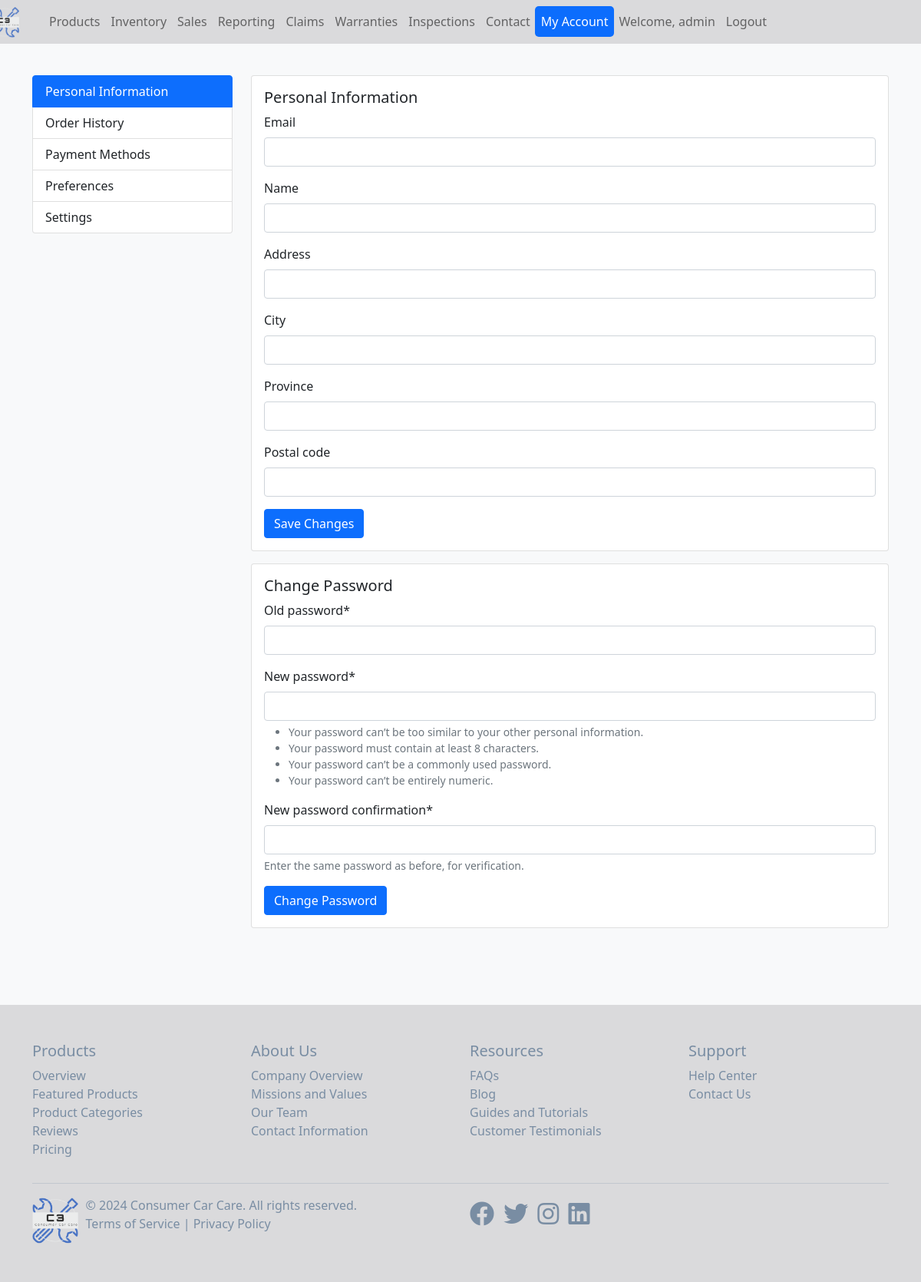
/my-account/ (signed in), run on an earlier commit of the app's database.
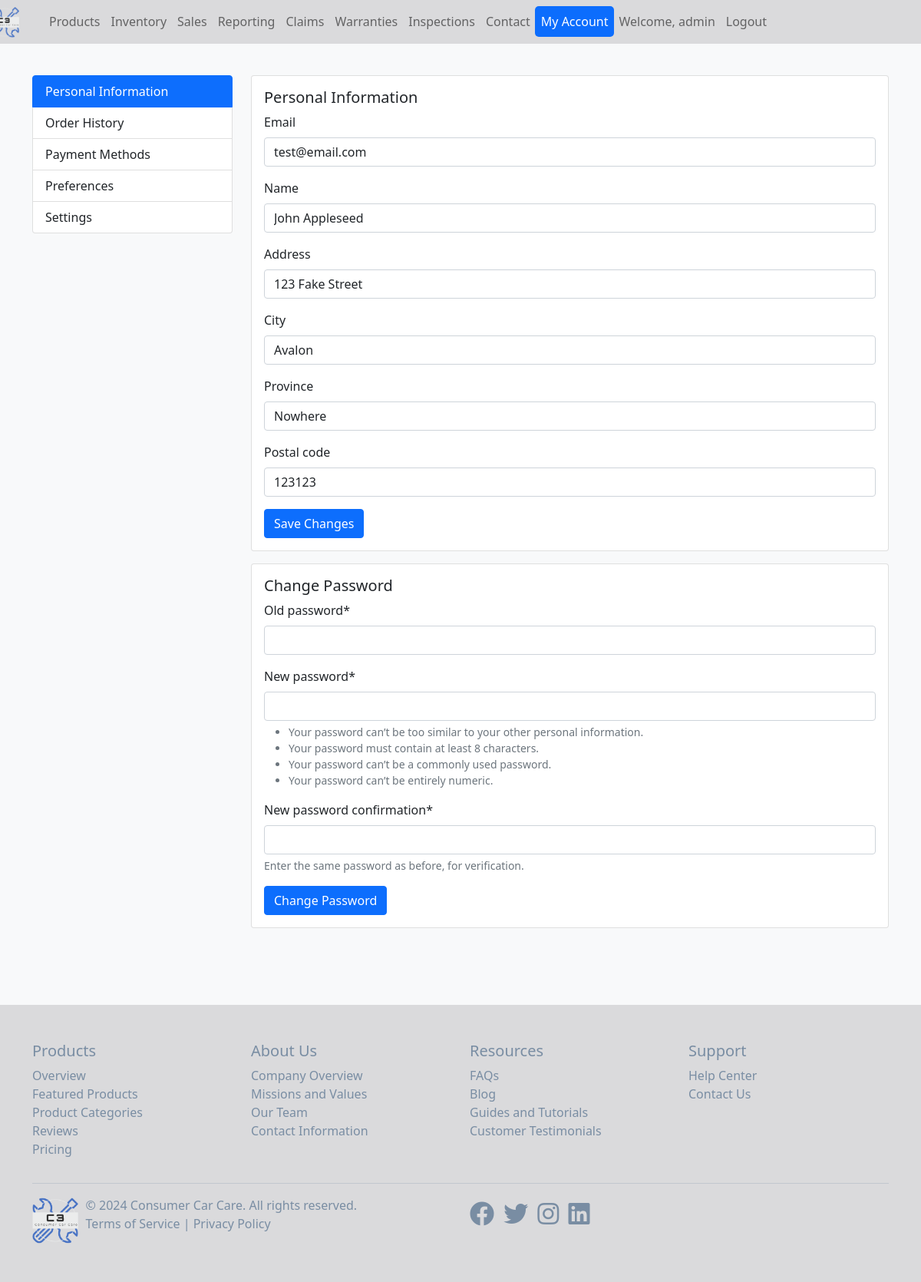
And on a later commit of the database.
### main_app/models.py (models this page shows, shortened)
class UserProfile(models.Model):
    user = models.OneToOneField(User, on_delete=models.CASCADE, related_name='profile')
    email = models.EmailField(blank=True, null=True)
    name = models.CharField(max_length=100, blank=True, null=True)
    address = models.CharField(max_length=200, blank=True, null=True)
    city = models.CharField(max_length=100, blank=True, null=True)
    province = models.CharField(max_length=100, blank=True, null=True)
    postal_code = models.CharField(max_length=20, blank=True, null=True)

### main_app/views.py (the view)
# urls.py: path('my-account/', views.my_account, name='my_account'),
@login_required
def my_account(request):
    user_profile, created = UserProfile.objects.get_or_create(user=request.user)
    if request.method == 'POST':
        profile_form = UserProfileForm(request.POST, instance=user_profile)
        password_form = ChangePasswordForm(request.user, request.POST)
        if 'change_password' in request.POST:
            if password_form.is_valid():
                user = password_form.save()
                messages.success(request, 'Your password was successfully updated!')
                return redirect('my_account')
        elif 'update_profile' in request.POST:
            if profile_form.is_valid():
                profile_form.save()
                messages.success(request, 'Your profile was successfully updated!')
                return redirect('my_account')
    else:
        profile_form = UserProfileForm(instance=user_profile)
        password_form = ChangePasswordForm(request.user)
    return render(request, 'main_app/my_account.html', {
        'profile_form': profile_form,
        'password_form': password_form,
    })

### main_app/forms.py
class UserProfileForm(forms.ModelForm):
    class Meta:
        model = UserProfile
        fields = ['email', 'name', 'address', 'city', 'province', 'postal_code']
    class ChangePasswordForm(PasswordChangeForm):
        pass

### main_app/views.py
class ChangePasswordForm(PasswordChangeForm):
    pass

### main_app/templates/main_app/my_account.html (shortened to what this page needs)
{% extends 'main_app/base.html' %}
{% load crispy_forms_tags %}
{% block content %}
<div class="container mt-5 my-account-box">
    <div class="row">
        <div class="col-md-3">
            <div class="list-group">
                <a href="#" class="list-group-item list-group-item-action active">Personal Information</a>
                <a href="#" class="list-group-item list-group-item-action">Order History</a>
                <a href="#" class="list-group-item list-group-item-action">Payment Methods</a>
                <a href="#" class="list-group-item list-group-item-action">Preferences</a>
                <a href="#" class="list-group-item list-group-item-action">Settings</a>
            </div>
        </div>
        <div class="col-md-9">
            <div class="card">
                <div class="card-body">
                    <h5 class="card-title">Personal Information</h5>
                    <form method="post">
                        {{ profile_form|crispy }}
                        <button type="submit" name="update_profile" class="btn btn-primary">Save Changes</button>
                    </form>
                </div>
            </div>
            <div class="card mt-3">
                <div class="card-body">
                    <h5 class="card-title">Change Password</h5>
                    <form method="post">
                        {{ password_form|crispy }}
                        <button type="submit" name="change_password" class="btn btn-primary">Change Password</button>
                    </form>
                </div>
            </div>
        </div>
    </div>
</div>
{% endblock %}

What changed in the data, as far as the page shows it:
changed UserProfile: email (not shown) → "test@email.com"; name (not shown) → "John Appleseed"; address (not shown) → "123 Fake Street"; city (not shown) → "Avalon"; province (not shown) → "Nowhere"; postal_code (not shown) → "123123"
